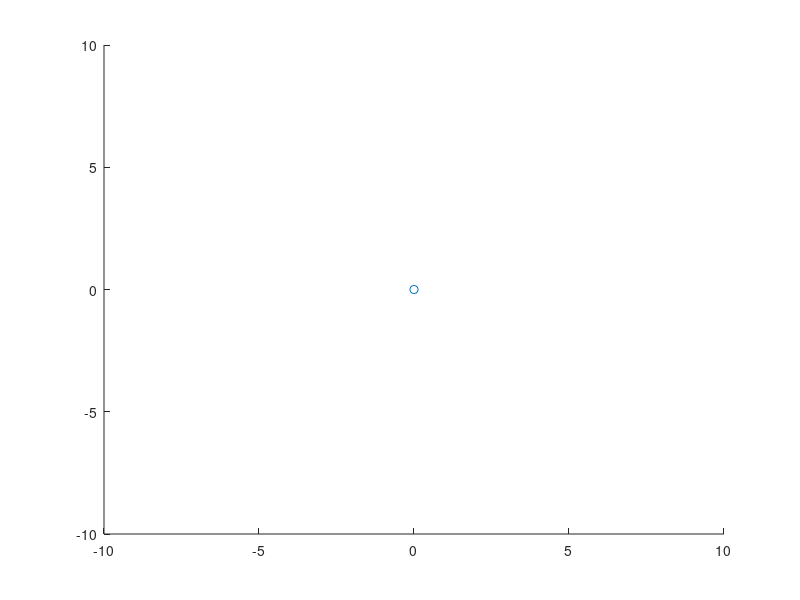

This figure's MATLAB source: (Note: this script raises an error after producing the figure.)
axis([-10 10 -10 10]); %%設定座標軸
hold on
plot(0,0,'o');  %%標出原點
x =[];
y =[];
ii = 1;
Area = 0;
area = 0;

while(1) 
    [a,b,button] = ginput(1);
    if abs(a) > 10
        if ii - 1 <= 2
            warning("這不是凸多邊形");
            return
        end
        break
    end
    if abs(b) > 10
        if ii - 1 <= 2
            warning("這不是凸多邊形");
            return
        end
        break
    end
    plot(a,b,'-o');hold on
    x(ii) = a;
    y(ii) = b;
    ii = ii + 1;
end

num = ii - 1;
x(ii) = x(1);
y(ii) = y(1);
plot(x,y,'-');
hold on
z = 0;

for aa = 1 : num - 1
    m = (y(aa+1)-y(aa))/(x(aa+1)-x(aa));
    for bb = 1 : num
        for cc = 1 : num
            p = (m*(x(bb)-x(aa))-(y(bb)-y(aa)))*(m*(x(cc)-x(aa))-(y(cc)-y(aa)));
            if p < -2*10^-15
                z = 1;
                break
            end
        end
        if z == 1
            break
        end
    end
    if z == 1
        break
    end
end

if z == 1
    warning("這不是凸多邊形");
end



if z == 0
    for jj = 1 : num - 2 %%整個面積
    
        A = [x(1),y(1)];
        B = [x(jj+1),y(jj+1)];
        C = [x(jj+2),y(jj+2)];
        A_0 = A - B;
        B_0 = A - C;
        Area = abs((A_0(1)*B_0(2) - A_0(2)*B_0(1))/2) + Area;
    end

    for kk = 1 : num
        if kk < num
            A = [x(kk),y(kk)];
            B = [x(kk+1),y(kk+1)];
            area = abs((A(1)*B(2) - A(2)*B(1))/2) + area;
        end
        if kk == num
            A = [x(kk),y(kk)];
            B = [x(1),y(1)];
            area = abs((A(1)*B(2) - A(2)*B(1))/2) + area;
        end
    end
 
    if area - Area <=10^-10
        disp("原點在多邊形中")
    else
        disp("原點不在多邊形中")
    end
end
